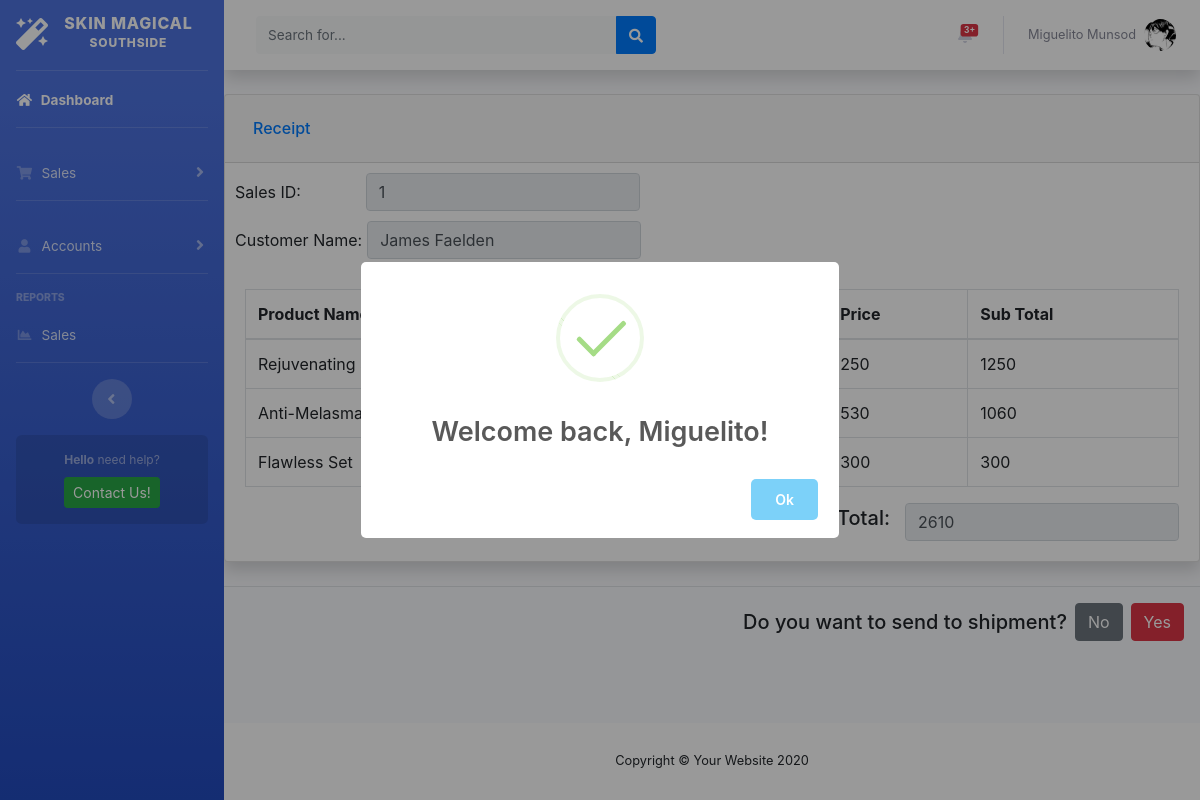
The page /pages/viewOrder.php?id=1 (signed in) on the database its author committed.
### tables this page shows
CREATE TABLE `sales_products` (
  `sales_id` int NOT NULL,
  `product_id` int NOT NULL,
  `quantity` int NOT NULL,
  `total` int NOT NULL
);

CREATE TABLE `sales` (
  `sales_id` int NOT NULL,
  `customer_name` varchar(100) NOT NULL,
  `address` varchar(100) NOT NULL,
  `quantity_total` int DEFAULT NULL,
  `payment_type` int NOT NULL,
  `sales_date` datetime NOT NULL DEFAULT CURRENT_TIMESTAMP,
  `login_id` int NOT NULL,
  `updated_at` datetime NOT NULL DEFAULT CURRENT_TIMESTAMP ON UPDATE CURRENT_TIMESTAMP
);

CREATE TABLE `product` (
  `product_id` int NOT NULL,
  `category_id` int NOT NULL,
  `product_name` varchar(100) NOT NULL,
  `product_size` varchar(50) DEFAULT NULL,
  `product_quantity` int NOT NULL,
  `product_price` double NOT NULL,
  `login_id` int NOT NULL,
  `created_at` datetime NOT NULL DEFAULT CURRENT_TIMESTAMP,
  `updated_at` datetime NOT NULL DEFAULT CURRENT_TIMESTAMP ON UPDATE CURRENT_TIMESTAMP
);

### pages/viewOrder.php (the view, shortened to what this page needs)
<?php
include '../includes/header.php';
include '../includes/topbar.php';
include '../config/connection.php';
if (isset($_GET['id'])) {
    $id = $_GET['id'];
    $sql = "SELECT *, SUM(total) as totalPrice FROM sales_products INNER JOIN sales ON sales_products.sales_id = sales.sales_id
    INNER JOIN product ON sales_products.product_id = product.product_id WHERE sales.sales_id = ". $id;
    $result = mysqli_query($db, $sql);
    $row = mysqli_fetch_assoc($result);
?>
<div id="content-wrapper" class="d-flex flex-column">
<div class="contatiner-fluid">
        <div class="card shadow mb-4">
            <div class="card-header py-3">
                <h6 class="m-2 font-weight-bold- text-primary"> Receipt
                </h6>
            </div>
            <div style="padding: 10px 10px 10px 10px" class="form-inline">
                <label style="padding-right: 65px" >Sales ID:</label>
                <input type="text" name="sales_id" id="viewId" class="form-control" readonly="true" value="<?php echo $row['sales_id'] ?>">
            </div>
            <div style="padding: 0px 10px 10px 10px" class="form-inline">
                <label style="padding-right: 5px">Customer Name:</label>
                <input type="text" name="customer_name" id="customerName" class="form-control" readonly="true" value="<?php echo $row['customer_name'] ?>">
            </div>
            <div class="card-body">
                <div class="table-responsive">
                    <table class="table table-bordered" id="dataTable" width="100%" cellspacing="0">
                    <thead>
                    <tr>
                        <th>Product Name</th>
                        <th>Quantity</th>
                        <th>Price</th>
                        <th>Sub Total</th>
                    </tr>
                </thead>
                <tbody id="new_sales">
                    <?php
                        $view = "SELECT * FROM sales_products INNER JOIN sales ON sales_products.sales_id = sales.sales_id
                        INNER JOIN product ON sales_products.product_id = product.product_id WHERE sales.sales_id = ". $id;
                        $viewResult = mysqli_query($db, $view);
                        while ($viewRows = mysqli_fetch_assoc($viewResult)) {
                    ?>
                    <tr>
                        <td><?php echo $viewRows['product_name'] ?></td>
                        <td><?php echo $viewRows['quantity'] ?></td>
                        <td><?php echo $viewRows['product_price'] ?></td>
                        <td><?php echo $viewRows['quantity'] * $viewRows['product_price'] ?></td>
                    </tr>
                    <?php
                        }
                    ?>
                </tbody>
            </table>
            <div class="float-right">
                <div class="form-inline">
                    <h5 style="padding-right: 15px">Total:</h5>
                    <input type="number" name="quantity" id="quantity" class="form-control" value="<?php echo $row['totalPrice'] ?>" readonly="true">
                </div>
            </div>
            </div>
        </div>
    </div>
</div>
</div>
    <div class="modal-footer">
        <h5>Do you want to send to shipment?</h5>
        <a href="../pages/sales.php" class="btn btn-secondary" style="cursor: pointer; text-decoration: none">No</a>
        <button type="submit" name="deleteproductbtn" class="btn btn-danger">Yes</button>
    </div>
</div>
<?php
    include '../includes/footer.php';
?>
<?php
}
?>

### rows shown on the page
sales_products: sales_id "1", customer_name "James Faelden", product.product_name "Rejuvenating SET #1", product.product_price "250", $viewRows['quantity']*$viewRows['product_price'] "1250"
sales_products: product.product_name "Anti-Melasma SET", product.product_price "530", $viewRows['quantity']*$viewRows['product_price'] "1060"
sales_products: product.product_name "Flawless Set", product.product_price "300", $viewRows['quantity']*$viewRows['product_price'] "300"

### other values the page prints
$_SESSION['name'] "Miguelito Munsod"
